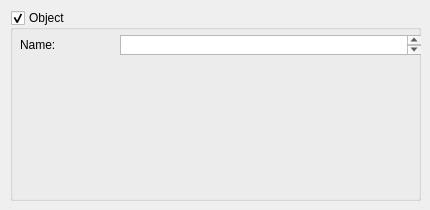
<?xml version="1.0" encoding="UTF-8"?>
<ui version="4.0">
 <class>ThreeDObjectGUI</class>
 <widget class="QWidget" name="ThreeDObjectGUI">
  <property name="geometry">
   <rect>
    <x>0</x>
    <y>0</y>
    <width>430</width>
    <height>210</height>
   </rect>
  </property>
  <property name="sizePolicy">
   <sizepolicy hsizetype="Fixed" vsizetype="Fixed">
    <horstretch>0</horstretch>
    <verstretch>0</verstretch>
   </sizepolicy>
  </property>
  <property name="minimumSize">
   <size>
    <width>430</width>
    <height>210</height>
   </size>
  </property>
  <property name="windowTitle">
   <string>Form</string>
  </property>
  <widget class="QGroupBox" name="groupBox">
   <property name="geometry">
    <rect>
     <x>10</x>
     <y>10</y>
     <width>411</width>
     <height>191</height>
    </rect>
   </property>
   <property name="title">
    <string>Object</string>
   </property>
   <property name="flat">
    <bool>false</bool>
   </property>
   <property name="checkable">
    <bool>true</bool>
   </property>
   <widget class="QWidget" name="verticalLayoutWidget">
    <property name="geometry">
     <rect>
      <x>10</x>
      <y>20</y>
      <width>402</width>
      <height>161</height>
     </rect>
    </property>
    <layout class="QVBoxLayout" name="verticalLayout">
     <property name="spacing">
      <number>0</number>
     </property>
     <item>
      <layout class="QHBoxLayout" name="horizontalLayout_2">
       <property name="sizeConstraint">
        <enum>QLayout::SetMinimumSize</enum>
       </property>
       <item>
        <widget class="QLabel" name="label">
         <property name="sizePolicy">
          <sizepolicy hsizetype="Fixed" vsizetype="Fixed">
           <horstretch>0</horstretch>
           <verstretch>0</verstretch>
          </sizepolicy>
         </property>
         <property name="minimumSize">
          <size>
           <width>100</width>
           <height>30</height>
          </size>
         </property>
         <property name="text">
          <string>Name: </string>
         </property>
        </widget>
       </item>
       <item>
        <widget class="OneLineTextEdit" name="name">
         <property name="maximumSize">
          <size>
           <width>16777215</width>
           <height>20</height>
          </size>
         </property>
        </widget>
       </item>
      </layout>
     </item>
     <item>
      <widget class="VectorForm" name="position" native="true">
       <property name="enabled">
        <bool>true</bool>
       </property>
       <property name="sizePolicy">
        <sizepolicy hsizetype="Fixed" vsizetype="Preferred">
         <horstretch>0</horstretch>
         <verstretch>0</verstretch>
        </sizepolicy>
       </property>
       <property name="minimumSize">
        <size>
         <width>400</width>
         <height>30</height>
        </size>
       </property>
       <property name="maximumSize">
        <size>
         <width>400</width>
         <height>30</height>
        </size>
       </property>
      </widget>
     </item>
     <item>
      <widget class="VectorForm" name="rotation" native="true">
       <property name="sizePolicy">
        <sizepolicy hsizetype="Fixed" vsizetype="Preferred">
         <horstretch>0</horstretch>
         <verstretch>0</verstretch>
        </sizepolicy>
       </property>
       <property name="minimumSize">
        <size>
         <width>400</width>
         <height>30</height>
        </size>
       </property>
       <property name="maximumSize">
        <size>
         <width>400</width>
         <height>30</height>
        </size>
       </property>
      </widget>
     </item>
     <item>
      <widget class="VectorForm" name="scale" native="true">
       <property name="sizePolicy">
        <sizepolicy hsizetype="Fixed" vsizetype="Preferred">
         <horstretch>0</horstretch>
         <verstretch>0</verstretch>
        </sizepolicy>
       </property>
       <property name="minimumSize">
        <size>
         <width>400</width>
         <height>30</height>
        </size>
       </property>
       <property name="maximumSize">
        <size>
         <width>400</width>
         <height>30</height>
        </size>
       </property>
      </widget>
     </item>
     <item>
      <spacer name="verticalSpacer">
       <property name="orientation">
        <enum>Qt::Vertical</enum>
       </property>
       <property name="sizeHint" stdset="0">
        <size>
         <width>20</width>
         <height>40</height>
        </size>
       </property>
      </spacer>
     </item>
    </layout>
   </widget>
   <zorder>verticalLayoutWidget</zorder>
   <zorder></zorder>
  </widget>
  <zorder>groupBox</zorder>
  <zorder>scale</zorder>
  <zorder>scale</zorder>
 </widget>
 <customwidgets>
  <customwidget>
   <class>VectorForm</class>
   <extends>QWidget</extends>
   <header>vectorform.h</header>
   <container>1</container>
  </customwidget>
  <customwidget>
   <class>OneLineTextEdit</class>
   <extends>QPlainTextEdit</extends>
   <header>onelinetextedit.h</header>
  </customwidget>
 </customwidgets>
 <resources/>
 <connections/>
</ui>
